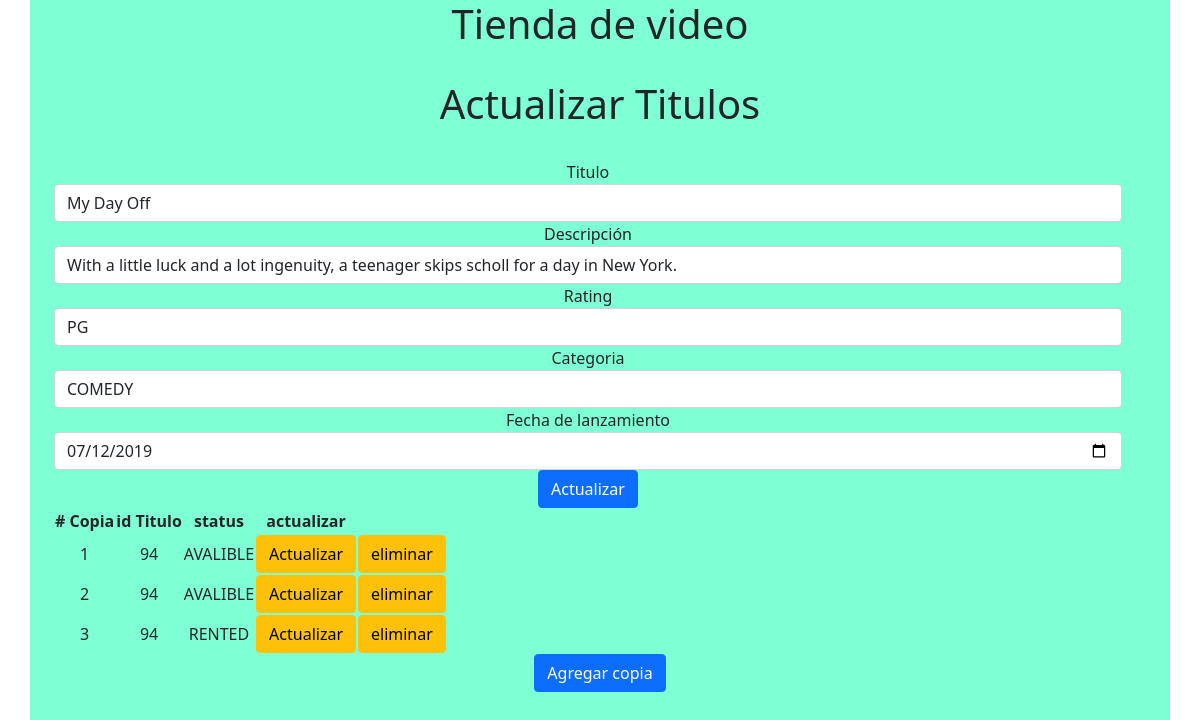
/update_titulos.php?id=94, run on the app's committed database.
### tables this page shows
CREATE TABLE `title` (
  `title_id` bigint(10) NOT NULL,
  `title` varchar(60) NOT NULL,
  `description` varchar(400) NOT NULL,
  `rating` varchar(4) DEFAULT NULL,
  `category` varchar(20) DEFAULT NULL,
  `release_date` date DEFAULT NULL,
  PRIMARY KEY (`title_id`),
  UNIQUE KEY `title_id_UNIQUE` (`title_id`)
);

CREATE TABLE `title_copy` (
  `copy_id` bigint(10) NOT NULL,
  `title_id` bigint(10) NOT NULL,
  `status` varchar(15) NOT NULL,
  PRIMARY KEY (`copy_id`,`title_id`),
  KEY `title_id_UNIQUE` (`title_id`) USING BTREE,
  CONSTRAINT `title_id` FOREIGN KEY (`title_id`) REFERENCES `title` (`title_id`) ON DELETE NO ACTION ON UPDATE NO ACTION
);

### funciones.php (called while the page is built, shortened)
<?php
function conectar() {
    $conexion = new mysqli("localhost", "root", "", "mydb");
    if($conexion->connect_errno) {
        echo "Fallo al conectar a MySQL: " . $conexion->connect_error;
    }   else {
        return $conexion;
    }
}
function  obtener_titulo($id){
    $coneccion = conectar();
    $sql = "SELECT * FROM title WHERE title_id = $id";
    return $coneccion->query($sql)->fetch_assoc();
}
function getCopias($id){
    $coneccion = conectar();
    $sql = "SELECT * FROM title_copy WHERE title_id = $id";
    return $coneccion->query($sql);
}

### update_titulos.php (the view, shortened to what this page needs)
<?php
require('funciones.php');
?>
<!doctype html>
<html lang="es">
<head>
  <link href="https://cdn.jsdelivr.net/npm/bootstrap@5.1.3/dist/css/bootstrap.min.css" rel="stylesheet">
</head>
<body>
  <div class="container h-100 pb-5 " style="background-color: aquamarine;">
    <h1 class="center text-center">Tienda de video</h1>
    <div class="container  text-center ">
      <div class="row p-auto pt-4">
        <div class=" p-auto">
          <h1 class="">Actualizar Titulos</h1>
        </div>
        <?php
        $id_titulo = $_GET['id'];
        $titulo = obtener_titulo($id_titulo);
        ?>
        <div class="row p-auto pt-4">
          <form action="Update_titulo.php" method="post">
            <div class="form-group">
              <div class="form-group">
                <label for="title">Titulo</label>
                <input type="text" value="<?= $titulo["title"] ?>" class="form-control" id="title" aria-describedby="emailHelp" placeholder="Titulo" name="title">
              </div>
              <div class="form-group">
                <label for="description">Descripción</label>
                <input value="<?= $titulo["description"] ?>" type="text" class="form-control" id="description" placeholder="Descripción" name="description">
              </div>
              <div class="form-group">
                <label for="rating">Rating</label>
                <input value="<?= $titulo["rating"] ?>" type="text" class="form-control" id="rating" placeholder="Rating" name="rating">
              </div>
              <div class="form-group">
                <label for="category">Categoria</label>
                <input value="<?= $titulo["category"] ?>" type="text" class="form-control" id="category" placeholder="Categoria" name="category">
              </div>
              <div class="form-group">
                <label for="release_date">Fecha de lanzamiento</label>
                <input value="<?= $titulo["release_date"] ?>" type="date" class="form-control" id="release_date" placeholder="Fecha de lanzamiento" name="release_date">
              </div>
              <button type="submit" class="btn btn-primary">Actualizar</button>
          </form>
        </div>
      </div>
      <div>
        <table clas="table" caption="table" scope="">
          <thead>
            <tr>
              <th>
                # Copia
              </th>
              <th>
                id Titulo
              </th>
              <th>
                status
              </th>
              <th>
                actualizar
              </th>
            </tr>
          </thead>
          <tbody>
            <?php
            $copias = getCopias($id_titulo);
            foreach ($copias as $copia) :
            ?>
              <tr>
                <td>
                  <?= $copia["copy_id"] ?>
                </td>
                <td>
                  <?= $copia["title_id"] ?>
                </td>
                <td>
                  <?= $copia["status"]  ?>
                </td>
                <td>
                  <a class="btn btn-warning" href="update_copia.php?id=<?= $copia["copy_id"] ?>">Actualizar</a>
                </td>
                <td>
                  <a class="btn btn-warning" href="eliminar_copia.php?id=<?= $copia["copy_id"] ?>">eliminar</a>
                </td>
              </tr>
            <?php endforeach; ?>
          </tbody>
        </table>
      </div>
      <div>
        <a class="btn btn-primary" href="Crear_nueva_copia.php?id=<?= $titulo["title_id"] ?>">Agregar copia</a>
      </div>
    </div>
</body>
</html>

### data on the page
title: title "My Day Off", description "With a little luck and a lot ingenuity, a teenager skips scholl for a day in New York.", rating "PG", category "COMEDY", release_date "07/12/2019"
title_copy: copy "1", title "94", status "AVALIBLE"
title_copy: copy "2", title "94", status "AVALIBLE"
title_copy: copy "3", title "94", status "RENTED"
